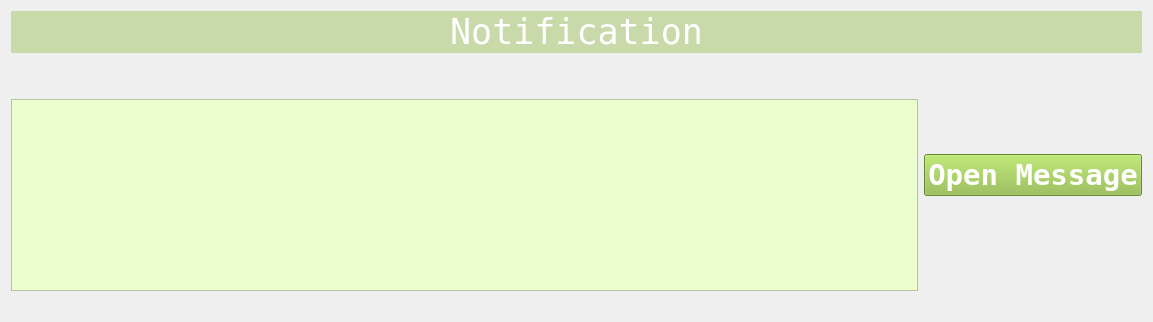
               <widget class="QWidget" name="page_2">
                <layout class="QVBoxLayout" name="verticalLayout_27">
                 <item>
                  <widget class="QLabel" name="label_20">
                   <property name="font">
                    <font>
                     <family>NSimSun</family>
                     <pointsize>26</pointsize>
                     <weight>50</weight>
                     <bold>false</bold>
                    </font>
                   </property>
                   <property name="styleSheet">
                    <string notr="true">color: rgb(255, 255, 255);
background-color: rgba(143, 188, 66,0.4);</string>
                   </property>
                   <property name="text">
                    <string>Notification</string>
                   </property>
                   <property name="alignment">
                    <set>Qt::AlignCenter</set>
                   </property>
                  </widget>
                 </item>
                 <item>
                  <layout class="QHBoxLayout" name="horizontalLayout_18">
                   <item>
                    <layout class="QVBoxLayout" name="verticalLayout_26">
                     <item>
                      <spacer name="horizontalSpacer_20">
                       <property name="orientation">
                        <enum>Qt::Horizontal</enum>
                       </property>
                       <property name="sizeHint" stdset="0">
                        <size>
                         <width>862</width>
                         <height>20</height>
                        </size>
                       </property>
                      </spacer>
                     </item>
                     <item>
                      <spacer name="horizontalSpacer_28">
                       <property name="orientation">
                        <enum>Qt::Horizontal</enum>
                       </property>
                       <property name="sizeHint" stdset="0">
                        <size>
                         <width>862</width>
                         <height>20</height>
                        </size>
                       </property>
                      </spacer>
                     </item>
                     <item>
                      <widget class="QTableView" name="tableView_3">
                       <property name="styleSheet">
                        <string notr="true">background-color: rgb(236, 255, 206);</string>
                       </property>
                       <property name="alternatingRowColors">
                        <bool>true</bool>
                       </property>
                       <property name="selectionMode">
                        <enum>QAbstractItemView::SingleSelection</enum>
                       </property>
                       <property name="selectionBehavior">
                        <enum>QAbstractItemView::SelectRows</enum>
                       </property>
                      </widget>
                     </item>
                    </layout>
                   </item>
                   <item>
                    <layout class="QHBoxLayout" name="horizontalLayout_19">
                     <item>
                      <widget class="QPushButton" name="openMessageBtn">
                       <property name="font">
                        <font>
                         <family>NSimSun</family>
                         <pointsize>22</pointsize>
                         <weight>75</weight>
                         <bold>true</bold>
                        </font>
                       </property>
                       <property name="styleSheet">
                        <string notr="true">
QPushButton:hover{
background-color:rgb(119, 156, 55);
color: rgb(255,255,255);
}

QPushButton{
background-color:rgb(143,188,66);
color:rgb(255,255,255);

}</string>
                       </property>
                       <property name="text">
                        <string>Open Message</string>
                       </property>
                       <property name="flat">
                        <bool>false</bool>
                       </property>
                      </widget>
                     </item>
                    </layout>
                   </item>
                  </layout>
                 </item>
                 <item>
                  <spacer name="horizontalSpacer_26">
                   <property name="orientation">
                    <enum>Qt::Horizontal</enum>
                   </property>
                   <property name="sizeHint" stdset="0">
                    <size>
                     <width>1131</width>
                     <height>20</height>
                    </size>
                   </property>
                  </spacer>
                 </item>
                </layout>
               </widget>
